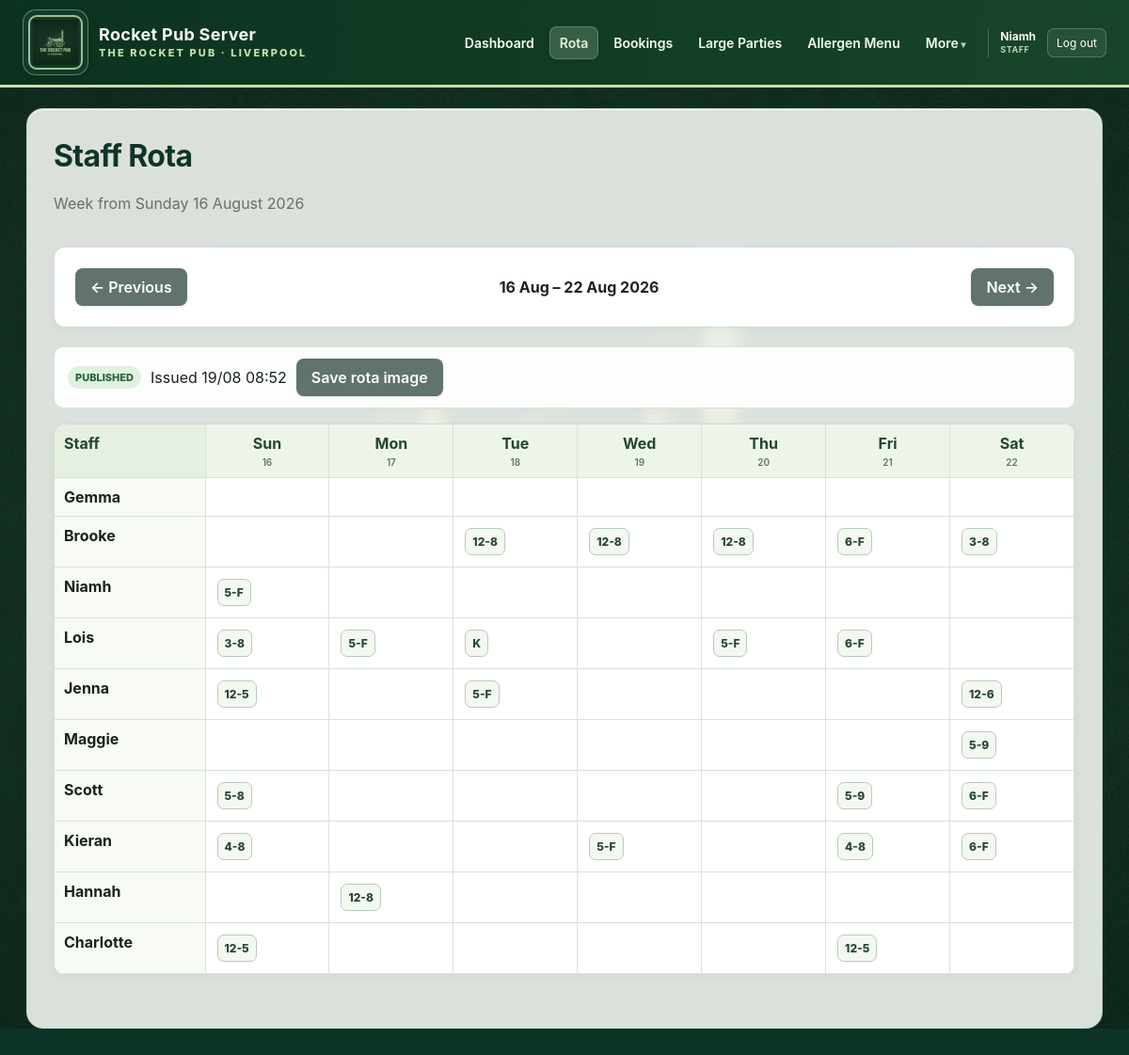
The app's page /rota (signed in) with its own data.
### app/models.py (models this page shows, shortened)
class AppUser(db.Model):
    id = db.Column(db.Integer, primary_key=True)
    username = db.Column(
        db.String(80),
        nullable=False,
        unique=True,
        index=True,
    )
    password_hash = db.Column(db.String(255), nullable=False)
    role = db.Column(
        db.String(20),
        nullable=False,
        default="staff",
        index=True,
    )
    must_change_password = db.Column(
        db.Boolean,
        nullable=False,
        default=True,
    )
    email = db.Column(db.String(255), unique=True, index=True)
    pending_email = db.Column(db.String(255))
    email_verified = db.Column(db.Boolean, nullable=False, default=False)
    email_verification_code_hash = db.Column(db.String(255))
    email_verification_expires_at = db.Column(db.DateTime)
    password_reset_code_hash = db.Column(db.String(255))
    password_reset_expires_at = db.Column(db.DateTime)
    active = db.Column(db.Boolean, nullable=False, default=True)
    created_at = db.Column(db.DateTime, default=datetime.utcnow)
    last_login_at = db.Column(db.DateTime)
    @property
    def is_manager(self):
        return self.role in {"manager", "admin"}

class RotaWeek(db.Model):
    id = db.Column(db.Integer, primary_key=True)
    week_start = db.Column(db.Date, nullable=False, unique=True, index=True)
    status = db.Column(db.String(20), nullable=False, default="draft", index=True)
    notes = db.Column(db.String(500))
    created_by_user_id = db.Column(db.Integer, db.ForeignKey("app_user.id"))
    published_by_user_id = db.Column(db.Integer, db.ForeignKey("app_user.id"))
    created_at = db.Column(db.DateTime, default=datetime.utcnow)
    updated_at = db.Column(
        db.DateTime,
        default=datetime.utcnow,
        onupdate=datetime.utcnow,
    )
    published_at = db.Column(db.DateTime)
    created_by = db.relationship("AppUser", foreign_keys=[created_by_user_id])
    published_by = db.relationship("AppUser", foreign_keys=[published_by_user_id])
    shifts = db.relationship(
        "RotaShift",
        back_populates="rota_week",
        cascade="all, delete-orphan",
    )

class StaffProfile(db.Model):
    id = db.Column(db.Integer, primary_key=True)
    user_id = db.Column(
        db.Integer,
        db.ForeignKey("app_user.id"),
        unique=True,
        index=True,
    )
    display_name = db.Column(db.String(100), nullable=False, unique=True, index=True)
    work_role = db.Column(
        db.String(30),
        nullable=False,
        default="front_of_house",
        index=True,
    )
    employment_type = db.Column(
        db.String(20),
        nullable=False,
        default="regular",
    )
    target_hours = db.Column(db.Float, nullable=False, default=0)
    max_hours = db.Column(db.Float, nullable=False, default=40)
    rota_notes = db.Column(db.String(300))
    sort_order = db.Column(db.Integer, nullable=False, default=100)
    preferred_shifts = db.Column(db.String(250))
    active = db.Column(db.Boolean, nullable=False, default=True)
    created_at = db.Column(db.DateTime, default=datetime.utcnow)
    user = db.relationship("AppUser")
    @property
    def rota_name(self):
        if self.user is not None:
            return self.user.username
        return self.display_name
    availability_rules = db.relationship(
        "StaffAvailabilityRule",
        back_populates="staff",
        cascade="all, delete-orphan",
    )
    diary_entries = db.relationship(
        "StaffDiaryEntry",
        back_populates="staff",
        cascade="all, delete-orphan",
    )
    shifts = db.relationship(
        "RotaShift",
        back_populates="staff",
        cascade="all, delete-orphan",
    )

class RotaShift(db.Model):
    id = db.Column(db.Integer, primary_key=True)
    rota_week_id = db.Column(
        db.Integer,
        db.ForeignKey("rota_week.id"),
        nullable=False,
        index=True,
    )
    staff_id = db.Column(
        db.Integer,
        db.ForeignKey("staff_profile.id"),
        nullable=False,
        index=True,
    )
    shift_date = db.Column(db.Date, nullable=False, index=True)
    start_time = db.Column(db.Time, nullable=False)
    end_time = db.Column(db.Time)
    end_is_finish = db.Column(db.Boolean, nullable=False, default=False)
    shift_role = db.Column(
        db.String(30),
        nullable=False,
        default="front_of_house",
    )
    note = db.Column(db.String(250))
    auto_suggested = db.Column(db.Boolean, nullable=False, default=False)
    created_at = db.Column(db.DateTime, default=datetime.utcnow)
    rota_week = db.relationship("RotaWeek", back_populates="shifts")
    staff = db.relationship("StaffProfile", back_populates="shifts")

### app/routes.py (the view)
@main.route("/rota")
def rota_home():
    selected_text = request.args.get("week")
    if selected_text:
        try:
            selected = datetime.strptime(selected_text, "%Y-%m-%d").date()
        except ValueError:
            selected = date.today()
    else:
        selected = date.today()
    week_start = sunday_for_date(selected)
    week = db.session.scalar(
        db.select(RotaWeek).where(
            RotaWeek.week_start == week_start
        )
    )
    if week and week.status == "draft" and not current_user().is_manager:
        week = None
    previous_start = week_start - timedelta(days=7)
    next_start = week_start + timedelta(days=7)
    my_profile = current_staff_profile()
    my_shifts = []
    if week and my_profile:
        my_shifts = sorted(
            [
                shift for shift in week.shifts
                if shift.staff_id == my_profile.id
            ],
            key=lambda s: (s.shift_date, s.start_time),
        )
    profiles = days = shift_map = None
    if week:
        profiles, days, shift_map = rota_context(week)
    swaps = []
    if my_profile:
        swaps = db.session.scalars(
            db.select(ShiftSwapRequest)
            .where(
                db.or_(
                    ShiftSwapRequest.requester_staff_id == my_profile.id,
                    ShiftSwapRequest.target_staff_id == my_profile.id,
                )
            )
            .order_by(ShiftSwapRequest.created_at.desc())
        ).all()
    return render_template(
        "rota.html",
        week=week,
        week_start=week_start,
        previous_start=previous_start,
        next_start=next_start,
        profiles=profiles or [],
        days=days or [week_start + timedelta(days=i) for i in range(7)],
        shift_map=shift_map or {},
        my_profile=my_profile,
        my_shifts=my_shifts,
        swaps=swaps,
        shift_label=shift_label,
    )

### app/routes.py (called while the page is built, shortened)
def current_user():
    return getattr(g, "current_user", None)

@main.app_context_processor
def inject_current_user():
    user = current_user()
    request_count = 0
    return {
        "current_user": user,
        "manager_request_count": request_count,
    }

def sunday_for_date(value):
    days_since_sunday = (value.weekday() + 1) % 7
    return value - timedelta(days=days_since_sunday)

def current_staff_profile():
    user = current_user()
    if not user:
        return None
    profile = db.session.scalar(
        db.select(StaffProfile).where(
            StaffProfile.user_id == user.id
        )
    )
    if profile:
        return profile

def time_label(value):
    if value is None:
        return ""
    hour = value.hour
    minute = value.minute
    suffix = ""
    display_hour = hour
    if hour == 0:
        display_hour = 12
    elif hour > 12:
        display_hour = hour - 12
    return (
        str(display_hour)
        if minute == 0
        else f"{display_hour}:{minute:02d}"
    )

def shift_label(shift):
    if shift.note == "__ROTA_K__":
        return "K"
    end = "F" if shift.end_is_finish else time_label(shift.end_time)
    return f"{time_label(shift.start_time)}-{end}"

def rota_context(week):
    profiles = db.session.scalars(
        db.select(StaffProfile)
        .where(StaffProfile.active.is_(True))
        .order_by(StaffProfile.sort_order, StaffProfile.display_name)
    ).all()
    days = [week.week_start + timedelta(days=i) for i in range(7)]
    shift_map = {
        (profile.id, day): []
        for profile in profiles
        for day in days
    }
    for shift in week.shifts:
        if (shift.staff_id, shift.shift_date) in shift_map:
            shift_map[(shift.staff_id, shift.shift_date)].append(shift)
    return profiles, days, shift_map

### app/templates/rota.html (shortened to what this page needs)
{% extends "base.html" %}
{% block content %}
<div class="page-heading">
    <div>
        <h1>Staff Rota</h1>
        <p>Week from Sunday {{ week_start.strftime("%d %B %Y") }}</p>
    </div>
</div>
<div class="week-switcher card">
    <a class="button secondary"
       href="{{ url_for('main.rota_home', week=previous_start.isoformat()) }}">← Previous</a>
    <strong>{{ week_start.strftime("%d %b") }} – {{ days[-1].strftime("%d %b %Y") }}</strong>
    <a class="button secondary"
       href="{{ url_for('main.rota_home', week=next_start.isoformat()) }}">Next →</a>
</div>
{% if not week %}
    <div class="card empty-rota">
        <h2>No issued rota for this week</h2>
        {% if current_user.is_manager %}
            <p>Create it as a draft, build the shifts, then issue it when ready.</p>
            <form method="post" action="{{ url_for('main.rota_create') }}">
                <input type="hidden" name="week_start" value="{{ week_start.isoformat() }}">
                <button class="button" type="submit">Create draft rota</button>
            </form>
        {% else %}
            <p>The rota has not been issued yet.</p>
        {% endif %}
    </div>
{% else %}
    <div class="rota-status-strip">
        <span class="rota-status rota-status-{{ week.status }}">{{ week.status|title }}</span>
        {% if week.published_at %}
            <span>Issued {{ week.published_at.strftime("%d/%m %H:%M") }}</span>
        {% endif %}
        <a class="button secondary"
           href="{{ url_for('main.rota_image', rota_id=week.id) }}">
            Save rota image
        </a>
    </div>
    <div class="card rota-table-card">
        <div class="rota-scroll">
            <table class="rota-table">
                <thead>
                    <tr>
                        <th>Staff</th>
                        {% for day in days %}
                            <th>
                                {{ day.strftime("%a") }}
                                <small>{{ day.strftime("%d") }}</small>
                            </th>
                        {% endfor %}
                    </tr>
                </thead>
                <tbody>
                    {% for profile in profiles %}
                    <tr>
                        <th>
                            {{ profile.rota_name }}
                        </th>
                        {% for day in days %}
                        <td>
                            {% for shift in shift_map.get((profile.id, day), []) %}
                                <span class="rota-shift-chip
                                    {% if shift.auto_suggested %}suggested{% endif %}">
                                    {{ shift_label(shift) }}
                                </span>
                            {% endfor %}
                        </td>
                        {% endfor %}
                    </tr>
                    {% endfor %}
                </tbody>
            </table>
        </div>
    </div>
{% endif %}
{% endblock %}

### app/templates/base.html (shortened to what this page needs)
<!doctype html>
<html lang="en">
<head>
    <link rel="stylesheet"
          href="{{ url_for('static', filename='css/style.css') }}">
</head>
<body>
<header class="topbar">
    <a class="brand"
       href="{{ url_for('main.dashboard') }}"
       aria-label="Rocket Pub Server dashboard">
        <span class="brand-logo-frame">
            <img src="{{ url_for('static', filename='images/rocket-pub-header-logo.png') }}"
                 alt="The Rocket Pub Liverpool logo">
        </span>
        <span class="brand-copy">
            <strong>Rocket Pub Server</strong>
            <small>The Rocket Pub · Liverpool</small>
        </span>
    </a>
    {% if current_user %}
    <nav class="main-nav">
        <a class="{% if request.endpoint == 'main.dashboard' %}active{% endif %}"
           href="{{ url_for('main.dashboard') }}">Dashboard</a>
        <a class="{% if request.endpoint and request.endpoint.startswith('main.rota') %}active{% endif %}"
           href="{{ url_for('main.rota_home') }}">Rota</a>
        <a class="{% if request.endpoint in ['main.bookings', 'main.new_booking', 'main.edit_booking'] %}active{% endif %}"
           href="{{ url_for('main.bookings') }}">Bookings</a>
        <a class="{% if request.endpoint in ['main.large_parties', 'main.new_large_party', 'main.edit_large_party'] %}active{% endif %}"
           href="{{ url_for('main.large_parties') }}">Large Parties</a>
        <a class="{% if request.endpoint in ['main.allergen_menu', 'main.allergen_new', 'main.allergen_edit'] %}active{% endif %}"
           href="{{ url_for('main.allergen_menu') }}">Allergen Menu</a>
        <details class="nav-menu" data-exclusive-nav>
            <summary>More</summary>
        </details>
        <div class="account-menu">
            <span>
                {{ current_user.username }}
                <small>{{ current_user.role|title }}</small>
            </span>
<form method="post" action="{{ url_for('main.logout') }}">
                <button type="submit" class="topbar-logout">Log out</button>
            </form>
        </div>
    </nav>
    {% endif %}
</header>
<main class="container">
    {% block content %}{% endblock %}
</main>
</body>
</html>

### records on screen
AppUser: username "Niamh", role "STAFF"
RotaWeek: status "PUBLISHED", published_at "19/08 08:52"
StaffProfile: rota_name "Gemma"
StaffProfile: rota_name "Brooke"
RotaShift: note+end_is_finish+end_time "12-8"
RotaShift: note+end_is_finish+end_time "12-8"
RotaShift: note+end_is_finish+end_time "12-8"
RotaShift: note+end_is_finish+start_time "6-F"
RotaShift: note+end_is_finish+end_time "3-8"
StaffProfile: rota_name "Niamh"
RotaShift: note+end_is_finish+start_time "5-F"
StaffProfile: rota_name "Lois"
RotaShift: note+end_is_finish+end_time "3-8"
RotaShift: note+end_is_finish+start_time "5-F"
RotaShift: note "K"
RotaShift: note+end_is_finish+start_time "5-F"
RotaShift: note+end_is_finish+start_time "6-F"
StaffProfile: rota_name "Jenna"
RotaShift: note+end_is_finish+end_time "12-5"
RotaShift: note+end_is_finish+start_time "5-F"
RotaShift: note+end_is_finish+end_time "12-6"
StaffProfile: rota_name "Maggie"
RotaShift: note+end_is_finish+end_time "5-9"
StaffProfile: rota_name "Scott"
RotaShift: note+end_is_finish+end_time "5-8"
RotaShift: note+end_is_finish+end_time "5-9"
RotaShift: note+end_is_finish+start_time "6-F"
StaffProfile: rota_name "Kieran"
RotaShift: note+end_is_finish+end_time "4-8"
RotaShift: note+end_is_finish+start_time "5-F"
RotaShift: note+end_is_finish+end_time "4-8"
RotaShift: note+end_is_finish+start_time "6-F"
StaffProfile: rota_name "Hannah"
RotaShift: note+end_is_finish+end_time "12-8"
StaffProfile: rota_name "Charlotte"
RotaShift: note+end_is_finish+end_time "12-5"
RotaShift: note+end_is_finish+end_time "12-5"

### other values on screen
{{ week_start.strftime("%d %B %Y") }} "16 August 2026"
{{ week_start.strftime("%d %b") }} "16 Aug"
{{ days[-1].strftime("%d %b %Y") }} "22 Aug 2026"
{{ day.strftime("%a") }} "Sun" "Mon" "Tue" "Wed" "Thu" "Fri" "Sat"
{{ day.strftime("%d") }} "16" "17" "18" "19" "20" "21" "22"
